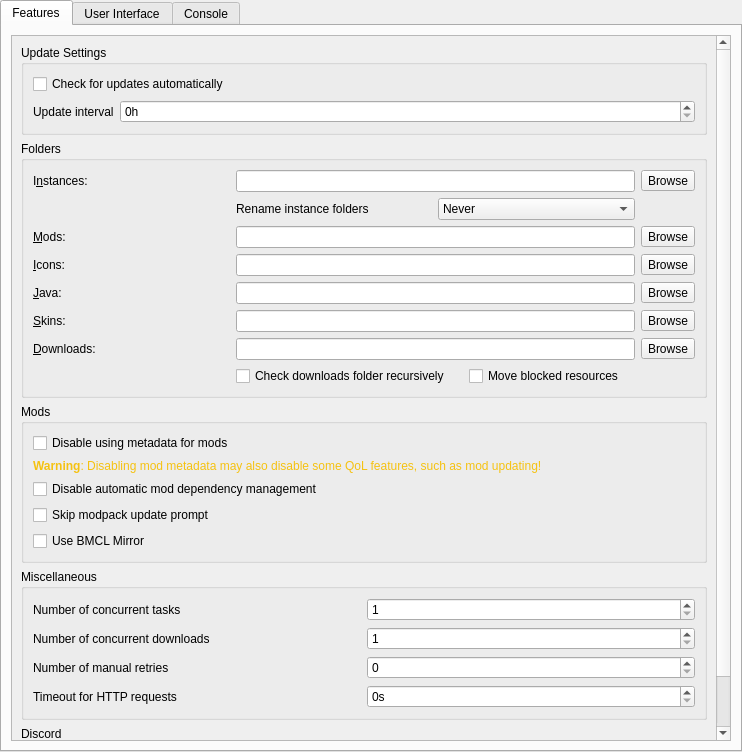
<?xml version="1.0" encoding="UTF-8"?>
<ui version="4.0">
 <class>LauncherPage</class>
 <widget class="QWidget" name="LauncherPage">
  <property name="geometry">
   <rect>
    <x>0</x>
    <y>0</y>
       <width>742</width>
       <height>752</height>
   </rect>
  </property>
  <property name="sizePolicy">
   <sizepolicy hsizetype="MinimumExpanding" vsizetype="MinimumExpanding">
    <horstretch>0</horstretch>
    <verstretch>0</verstretch>
   </sizepolicy>
  </property>
  <layout class="QVBoxLayout" name="mainLayout">
   <property name="leftMargin">
    <number>0</number>
   </property>
   <property name="topMargin">
    <number>0</number>
   </property>
   <property name="rightMargin">
    <number>0</number>
   </property>
   <property name="bottomMargin">
    <number>0</number>
   </property>
   <item>
    <widget class="QTabWidget" name="tabWidget">
     <property name="toolTip">
      <string notr="true"/>
     </property>
     <property name="tabShape">
         <enum>QTabWidget::TabShape::Rounded</enum>
     </property>
     <property name="currentIndex">
      <number>0</number>
     </property>
     <widget class="QWidget" name="featuresTab">
      <attribute name="title">
       <string>Features</string>
      </attribute>
      <layout class="QVBoxLayout" name="verticalLayout_9">
       <item>
        <widget class="QScrollArea" name="scrollArea">
         <property name="horizontalScrollBarPolicy">
             <enum>Qt::ScrollBarPolicy::ScrollBarAsNeeded</enum>
         </property>
         <property name="widgetResizable">
          <bool>true</bool>
         </property>
         <widget class="QWidget" name="scrollAreaWidgetContents">
          <property name="geometry">
           <rect>
            <x>0</x>
            <y>0</y>
               <width>694</width>
               <height>774</height>
           </rect>
          </property>
          <layout class="QVBoxLayout" name="verticalLayout_8">
           <item>
            <widget class="QGroupBox" name="updateSettingsBox">
             <property name="title">
              <string>Update Settings</string>
             </property>
             <layout class="QVBoxLayout" name="verticalLayout_7">
              <item>
               <widget class="QCheckBox" name="autoUpdateCheckBox">
                <property name="text">
                 <string>Check for updates automatically</string>
                </property>
               </widget>
              </item>
              <item>
               <layout class="QFormLayout" name="updateSetingsLayout">
                <item row="0" column="0">
                 <widget class="QLabel" name="updateIntervalLabel">
                  <property name="text">
                   <string>Update interval</string>
                  </property>
                 </widget>
                </item>
                <item row="0" column="1">
                 <widget class="QSpinBox" name="updateIntervalSpinBox">
                  <property name="toolTip">
                   <string>Set it to 0 to only check on launch</string>
                  </property>
                  <property name="suffix">
                   <string>h</string>
                  </property>
                  <property name="minimum">
                   <number>0</number>
                  </property>
                  <property name="maximum">
                   <number>99999999</number>
                  </property>
                 </widget>
                </item>
               </layout>
              </item>
             </layout>
            </widget>
           </item>
           <item>
            <widget class="QGroupBox" name="foldersBox">
             <property name="title">
              <string>Folders</string>
             </property>
             <layout class="QGridLayout" name="foldersBoxLayout">
              <item row="0" column="0">
               <widget class="QLabel" name="labelInstDir">
                <property name="text">
                 <string>I&amp;nstances:</string>
                </property>
                <property name="buddy">
                 <cstring>instDirTextBox</cstring>
                </property>
               </widget>
              </item>
              <item row="0" column="1" colspan="2">
               <widget class="QLineEdit" name="instDirTextBox"/>
              </item>
              <item row="0" column="3">
               <widget class="QToolButton" name="instDirBrowseBtn">
                <property name="text">
                 <string>Browse</string>
                </property>
               </widget>
              </item>
              <item row="1" column="1">
               <widget class="QLabel" name="labelRenamingBehavior">
                <property name="text">
                 <string>Rename instance folders</string>
                </property>
               </widget>
              </item>
              <item row="1" column="2">
               <widget class="QComboBox" name="renamingBehaviorComboBox">
                <item>
                 <property name="text">
                  <string>Never</string>
                 </property>
                </item>
                <item>
                 <property name="text">
                  <string>Ask</string>
                 </property>
                </item>
                <item>
                 <property name="text">
                  <string>Always</string>
                 </property>
                </item>
               </widget>
              </item>
              <item row="2" column="0">
               <widget class="QLabel" name="labelModsDir">
                <property name="text">
                 <string>&amp;Mods:</string>
                </property>
                <property name="buddy">
                 <cstring>modsDirTextBox</cstring>
                </property>
               </widget>
              </item>
              <item row="2" column="1" colspan="2">
               <widget class="QLineEdit" name="modsDirTextBox"/>
              </item>
              <item row="2" column="3">
               <widget class="QToolButton" name="modsDirBrowseBtn">
                <property name="text">
                 <string>Browse</string>
                </property>
               </widget>
              </item>
              <item row="3" column="0">
               <widget class="QLabel" name="labelIconsDir">
                <property name="text">
                 <string>&amp;Icons:</string>
                </property>
                <property name="buddy">
                 <cstring>iconsDirTextBox</cstring>
                </property>
               </widget>
              </item>
              <item row="3" column="1" colspan="2">
               <widget class="QLineEdit" name="iconsDirTextBox"/>
              </item>
              <item row="3" column="3">
               <widget class="QToolButton" name="iconsDirBrowseBtn">
                <property name="text">
                 <string>Browse</string>
                </property>
               </widget>
              </item>
              <item row="4" column="0">
               <widget class="QLabel" name="labelJavaDir">
                <property name="text">
                 <string>&amp;Java:</string>
                </property>
                <property name="buddy">
                 <cstring>javaDirTextBox</cstring>
                </property>
               </widget>
              </item>
              <item row="4" column="1" colspan="2">
               <widget class="QLineEdit" name="javaDirTextBox"/>
              </item>
              <item row="4" column="3">
               <widget class="QToolButton" name="javaDirBrowseBtn">
                <property name="text">
                 <string>Browse</string>
                </property>
               </widget>
              </item>
              <item row="5" column="0">
               <widget class="QLabel" name="labelSkinsDir">
                <property name="text">
                 <string>&amp;Skins:</string>
                </property>
                <property name="buddy">
                 <cstring>skinsDirTextBox</cstring>
                </property>
               </widget>
              </item>
              <item row="5" column="1" colspan="2">
               <widget class="QLineEdit" name="skinsDirTextBox"/>
              </item>
              <item row="5" column="3">
               <widget class="QToolButton" name="skinsDirBrowseBtn">
                <property name="text">
                 <string>Browse</string>
                </property>
               </widget>
              </item>
              <item row="6" column="0">
               <widget class="QLabel" name="labelDownloadsDir">
                <property name="text">
                 <string>&amp;Downloads:</string>
                </property>
                <property name="buddy">
                 <cstring>downloadsDirTextBox</cstring>
                </property>
               </widget>
              </item>
              <item row="6" column="1" colspan="2">
               <widget class="QLineEdit" name="downloadsDirTextBox"/>
              </item>
              <item row="6" column="3">
               <widget class="QToolButton" name="downloadsDirBrowseBtn">
                <property name="text">
                 <string>Browse</string>
                </property>
               </widget>
              </item>
              <item row="7" column="1" colspan="3">
               <layout class="QHBoxLayout" name="downloadModsCheckLayout">
                <item>
                 <widget class="QCheckBox" name="downloadsDirWatchRecursiveCheckBox">
                  <property name="toolTip">
                   <string>When enabled, in addition to the downloads folder, its sub folders will also be searched when looking for resources (e.g. when looking for blocked mods on CurseForge).</string>
                  </property>
                  <property name="text">
                   <string>Check downloads folder recursively</string>
                  </property>
                 </widget>
                </item>
                <item>
                 <widget class="QCheckBox" name="downloadsDirMoveCheckBox">
                  <property name="toolTip">
                   <string>When enabled, it will move blocked resources instead of copying them.</string>
                  </property>
                  <property name="text">
                   <string>Move blocked resources</string>
                  </property>
                 </widget>
                </item>
               </layout>
              </item>
             </layout>
            </widget>
           </item>
           <item>
            <widget class="QGroupBox" name="modsBox">
             <property name="title">
              <string>Mods</string>
             </property>
             <layout class="QVBoxLayout" name="verticalLayout_4">
              <item>
               <widget class="QCheckBox" name="metadataDisableBtn">
                <property name="toolTip">
                 <string>Disable using metadata provided by mod providers (like Modrinth or CurseForge) for mods.</string>
                </property>
                <property name="text">
                 <string>Disable using metadata for mods</string>
                </property>
               </widget>
              </item>
              <item>
               <widget class="QLabel" name="metadataWarningLabel">
                <property name="text">
                 <string>&lt;html&gt;&lt;head/&gt;&lt;body&gt;&lt;p&gt;&lt;span style=&quot; font-weight:600; color:#f5c211;&quot;&gt;Warning&lt;/span&gt;&lt;span style=&quot; color:#f5c211;&quot;&gt;: Disabling mod metadata may also disable some QoL features, such as mod updating!&lt;/span&gt;&lt;/p&gt;&lt;/body&gt;&lt;/html&gt;</string>
                </property>
                <property name="wordWrap">
                 <bool>true</bool>
                </property>
               </widget>
              </item>
              <item>
               <widget class="QCheckBox" name="dependenciesDisableBtn">
                <property name="toolTip">
                 <string>Disable the automatic detection, installation, and updating of mod dependencies.</string>
                </property>
                <property name="text">
                 <string>Disable automatic mod dependency management</string>
                </property>
               </widget>
              </item>
              <item>
               <widget class="QCheckBox" name="skipModpackUpdatePromptBtn">
                <property name="toolTip">
                 <string>When creating a new modpack instance, do not suggest updating existing instances instead.</string>
                </property>
                <property name="text">
                 <string>Skip modpack update prompt</string>
                </property>
               </widget>
              </item>
              <item>
               <widget class="QCheckBox" name="useBMCLBtn">
                <property name="toolTip">
                 <string>Use BMCL for minecrafr download.</string>
                </property>
                <property name="text">
                 <string>Use BMCL Mirror</string>
                </property>
               </widget>
              </item>
             </layout>
            </widget>
           </item>
           <item>
            <widget class="QGroupBox" name="miscellaneousGroupBox">
             <property name="title">
              <string>Miscellaneous</string>
             </property>
             <layout class="QGridLayout" name="gridLayout">
              <item row="1" column="1">
               <widget class="QSpinBox" name="numberOfConcurrentDownloadsSpinBox">
                <property name="minimum">
                 <number>1</number>
                </property>
               </widget>
              </item>
              <item row="0" column="0">
               <widget class="QLabel" name="numberOfConcurrentTasksLabel">
                <property name="text">
                 <string>Number of concurrent tasks</string>
                </property>
               </widget>
              </item>
              <item row="0" column="1">
               <widget class="QSpinBox" name="numberOfConcurrentTasksSpinBox">
                <property name="minimum">
                 <number>1</number>
                </property>
               </widget>
              </item>
              <item row="1" column="0">
               <widget class="QLabel" name="numberOfConcurrentDownloadsLabel">
                <property name="text">
                 <string>Number of concurrent downloads</string>
                </property>
               </widget>
              </item>
              <item row="2" column="0">
               <widget class="QLabel" name="numberOfManualRetriesLabel">
                <property name="text">
                 <string>Number of manual retries</string>
                </property>
               </widget>
              </item>
              <item row="2" column="1">
               <widget class="QSpinBox" name="numberOfManualRetriesSpinBox">
                <property name="minimum">
                 <number>0</number>
                </property>
               </widget>
              </item>
              <item row="3" column="0">
               <widget class="QLabel" name="timeoutSecondsLabel">
                <property name="toolTip">
                 <string>Seconds to wait until the requests are terminated</string>
                </property>
                <property name="text">
                 <string>Timeout for HTTP requests</string>
                </property>
               </widget>
              </item>
              <item row="3" column="1">
               <widget class="QSpinBox" name="timeoutSecondsSpinBox">
                <property name="suffix">
                 <string>s</string>
                </property>
               </widget>
              </item>
             </layout>
            </widget>
           </item>
           <item>
               <widget class="QGroupBox" name="discordBox">
                   <property name="title">
                       <string>Discord</string>
                   </property>
                   <layout class="QHBoxLayout" name="horizontalLayout_4">
                       <item>
                           <widget class="QCheckBox" name="discordBtn">
                               <property name="text">
                                   <string>Show launcher in Discord Rich Presence</string>
                               </property>
                           </widget>
                       </item>
                   </layout>
               </widget>
           </item>
              <item>
            <spacer name="verticalSpacer_FeaturesTab">
             <property name="orientation">
                 <enum>Qt::Orientation::Vertical</enum>
             </property>
             <property name="sizeHint" stdset="0">
              <size>
               <width>0</width>
               <height>0</height>
              </size>
             </property>
            </spacer>
           </item>
          </layout>
         </widget>
        </widget>
       </item>
      </layout>
     </widget>
     <widget class="QWidget" name="userInterfaceTab">
      <attribute name="title">
       <string>User Interface</string>
      </attribute>
      <layout class="QVBoxLayout" name="verticalLayout_6">
       <item>
        <widget class="QGroupBox" name="sortingModeBox">
         <property name="enabled">
          <bool>true</bool>
         </property>
         <property name="title">
          <string>Instance view sorting mode</string>
         </property>
         <layout class="QHBoxLayout" name="sortingModeBoxLayout">
          <item>
           <widget class="QRadioButton" name="sortLastLaunchedBtn">
            <property name="text">
             <string>&amp;By last launched</string>
            </property>
            <attribute name="buttonGroup">
             <string notr="true">sortingModeGroup</string>
            </attribute>
           </widget>
          </item>
          <item>
           <widget class="QRadioButton" name="sortByNameBtn">
            <property name="text">
             <string>By &amp;name</string>
            </property>
            <attribute name="buttonGroup">
             <string notr="true">sortingModeGroup</string>
            </attribute>
           </widget>
          </item>
         </layout>
        </widget>
       </item>
       <item>
        <widget class="QGroupBox" name="themeBox">
         <property name="title">
          <string>Theme</string>
         </property>
         <layout class="QVBoxLayout" name="verticalLayout_5">
          <item>
           <widget class="ThemeCustomizationWidget" name="themeCustomizationWidget" native="true"/>
          </item>
         </layout>
        </widget>
       </item>
       <item>
        <widget class="QGroupBox" name="catBox">
         <property name="title">
          <string>Cat</string>
         </property>
         <layout class="QGridLayout" name="gridLayout_5">
          <item row="0" column="0">
           <widget class="QLabel" name="catOpacityLabel">
            <property name="toolTip">
             <string>Set the cat's opacity. 0% is fully transparent and 100% is fully opaque.</string>
            </property>
            <property name="text">
             <string>Opacity</string>
            </property>
           </widget>
          </item>
          <item row="0" column="2">
           <widget class="QSpinBox" name="catOpacitySpinBox">
            <property name="specialValueText">
             <string/>
            </property>
            <property name="suffix">
             <string>%</string>
            </property>
            <property name="maximum">
             <number>100</number>
            </property>
            <property name="value">
             <number>0</number>
            </property>
           </widget>
          </item>
          <item row="0" column="1">
           <spacer name="horizontalSpacer">
            <property name="orientation">
                <enum>Qt::Orientation::Horizontal</enum>
            </property>
            <property name="sizeHint" stdset="0">
             <size>
              <width>40</width>
              <height>20</height>
             </size>
            </property>
           </spacer>
          </item>
          <item row="1" column="0">
           <widget class="QLabel" name="catDescriptionLabel">
            <property name="text">
             <string>All added cats containing “fullscreen” or “screenshot” in the name will be scaled to fullscreen</string>
            </property>
           </widget>
          </item>
         </layout>
        </widget>
       </item>
       <item>
        <widget class="QGroupBox" name="toolsBox">
         <property name="sizePolicy">
          <sizepolicy hsizetype="Preferred" vsizetype="Preferred">
           <horstretch>0</horstretch>
           <verstretch>0</verstretch>
          </sizepolicy>
         </property>
         <property name="title">
          <string>Tools</string>
         </property>
         <layout class="QVBoxLayout" name="verticalLayout">
          <item>
           <widget class="QCheckBox" name="preferMenuBarCheckBox">
            <property name="toolTip">
             <string>The menubar is more friendly for keyboard-driven interaction.</string>
            </property>
            <property name="text">
             <string>&amp;Replace toolbar with menubar</string>
            </property>
           </widget>
          </item>
         </layout>
        </widget>
       </item>
       <item>
        <spacer name="verticalSpacer_UserInterfaceTab">
         <property name="orientation">
             <enum>Qt::Orientation::Vertical</enum>
         </property>
         <property name="sizeHint" stdset="0">
          <size>
           <width>0</width>
           <height>0</height>
          </size>
         </property>
        </spacer>
       </item>
      </layout>
     </widget>
     <widget class="QWidget" name="consoleTab">
      <attribute name="title">
       <string>Console</string>
      </attribute>
      <layout class="QVBoxLayout" name="verticalLayout_2">
       <item>
        <widget class="QGroupBox" name="groupBox_4">
         <property name="title">
          <string>&amp;History limit</string>
         </property>
         <layout class="QGridLayout" name="gridLayout_3">
          <item row="1" column="0">
           <widget class="QCheckBox" name="checkStopLogging">
            <property name="text">
             <string>&amp;Stop logging when log overflows</string>
            </property>
           </widget>
          </item>
          <item row="0" column="0">
           <widget class="QSpinBox" name="lineLimitSpinBox">
            <property name="sizePolicy">
             <sizepolicy hsizetype="Expanding" vsizetype="Fixed">
              <horstretch>0</horstretch>
              <verstretch>0</verstretch>
             </sizepolicy>
            </property>
            <property name="suffix">
             <string> lines</string>
            </property>
            <property name="minimum">
             <number>10000</number>
            </property>
            <property name="maximum">
             <number>1000000</number>
            </property>
            <property name="singleStep">
             <number>10000</number>
            </property>
            <property name="value">
             <number>100000</number>
            </property>
           </widget>
          </item>
         </layout>
        </widget>
       </item>
       <item>
        <widget class="QGroupBox" name="themeBox_2">
         <property name="sizePolicy">
          <sizepolicy hsizetype="Preferred" vsizetype="MinimumExpanding">
           <horstretch>0</horstretch>
           <verstretch>0</verstretch>
          </sizepolicy>
         </property>
         <property name="title">
          <string>Console &amp;font</string>
         </property>
         <layout class="QGridLayout" name="gridLayout_2">
          <item row="1" column="0" colspan="2">
           <widget class="QTextEdit" name="fontPreview">
            <property name="sizePolicy">
             <sizepolicy hsizetype="Expanding" vsizetype="MinimumExpanding">
              <horstretch>0</horstretch>
              <verstretch>0</verstretch>
             </sizepolicy>
            </property>
            <property name="horizontalScrollBarPolicy">
                <enum>Qt::ScrollBarPolicy::ScrollBarAsNeeded</enum>
            </property>
            <property name="undoRedoEnabled">
             <bool>false</bool>
            </property>
            <property name="textInteractionFlags">
                <set>Qt::TextInteractionFlag::TextSelectableByKeyboard|Qt::TextInteractionFlag::TextSelectableByMouse
                </set>
            </property>
           </widget>
          </item>
          <item row="0" column="0">
           <widget class="QFontComboBox" name="consoleFont">
            <property name="sizePolicy">
             <sizepolicy hsizetype="Expanding" vsizetype="Fixed">
              <horstretch>0</horstretch>
              <verstretch>0</verstretch>
             </sizepolicy>
            </property>
           </widget>
          </item>
          <item row="0" column="1">
           <widget class="QSpinBox" name="fontSizeBox">
            <property name="minimum">
             <number>5</number>
            </property>
            <property name="maximum">
             <number>16</number>
            </property>
            <property name="value">
             <number>11</number>
            </property>
           </widget>
          </item>
         </layout>
        </widget>
       </item>
      </layout>
     </widget>
    </widget>
   </item>
  </layout>
 </widget>
 <customwidgets>
  <customwidget>
   <class>ThemeCustomizationWidget</class>
   <extends>QWidget</extends>
   <header>ui/widgets/ThemeCustomizationWidget.h</header>
   <container>1</container>
  </customwidget>
 </customwidgets>
 <tabstops>
  <tabstop>tabWidget</tabstop>
  <tabstop>scrollArea</tabstop>
  <tabstop>autoUpdateCheckBox</tabstop>
  <tabstop>updateIntervalSpinBox</tabstop>
  <tabstop>instDirTextBox</tabstop>
  <tabstop>instDirBrowseBtn</tabstop>
  <tabstop>modsDirTextBox</tabstop>
  <tabstop>modsDirBrowseBtn</tabstop>
  <tabstop>iconsDirTextBox</tabstop>
  <tabstop>iconsDirBrowseBtn</tabstop>
  <tabstop>javaDirTextBox</tabstop>
  <tabstop>javaDirBrowseBtn</tabstop>
  <tabstop>skinsDirTextBox</tabstop>
  <tabstop>skinsDirBrowseBtn</tabstop>
  <tabstop>downloadsDirTextBox</tabstop>
  <tabstop>downloadsDirBrowseBtn</tabstop>
  <tabstop>downloadsDirWatchRecursiveCheckBox</tabstop>
  <tabstop>metadataDisableBtn</tabstop>
  <tabstop>dependenciesDisableBtn</tabstop>
  <tabstop>skipModpackUpdatePromptBtn</tabstop>
  <tabstop>useBMCLBtn</tabstop>
  <tabstop>numberOfConcurrentTasksSpinBox</tabstop>
  <tabstop>numberOfConcurrentDownloadsSpinBox</tabstop>
  <tabstop>numberOfManualRetriesSpinBox</tabstop>
  <tabstop>timeoutSecondsSpinBox</tabstop>
  <tabstop>sortLastLaunchedBtn</tabstop>
  <tabstop>sortByNameBtn</tabstop>
  <tabstop>catOpacitySpinBox</tabstop>
  <tabstop>preferMenuBarCheckBox</tabstop>
  <tabstop>lineLimitSpinBox</tabstop>
  <tabstop>checkStopLogging</tabstop>
  <tabstop>consoleFont</tabstop>
  <tabstop>fontSizeBox</tabstop>
  <tabstop>fontPreview</tabstop>
 </tabstops>
 <resources/>
 <connections/>
 <buttongroups>
  <buttongroup name="sortingModeGroup"/>
 </buttongroups>
</ui>
